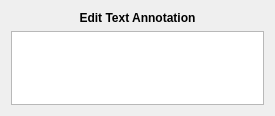
<?xml version="1.0" encoding="UTF-8"?>
<ui version="4.0">
 <class>TextAnnotationEntryWidget</class>
 <widget class="QWidget" name="TextAnnotationEntryWidget">
  <property name="geometry">
   <rect>
    <x>0</x>
    <y>0</y>
    <width>275</width>
    <height>116</height>
   </rect>
  </property>
  <property name="windowTitle">
   <string>Text Annotation Entry</string>
  </property>
  <layout class="QVBoxLayout" name="verticalLayout">
   <item>
    <widget class="QLabel" name="l1">
     <property name="font">
      <font>
       <weight>75</weight>
       <italic>false</italic>
       <bold>true</bold>
       <underline>false</underline>
      </font>
     </property>
     <property name="text">
      <string>Edit Text Annotation</string>
     </property>
     <property name="alignment">
      <set>Qt::AlignCenter</set>
     </property>
    </widget>
   </item>
   <item>
    <widget class="QPlainTextEdit" name="pText">
     <property name="toolTip">
      <string>Text</string>
     </property>
    </widget>
   </item>
  </layout>
 </widget>
 <resources/>
 <connections/>
</ui>
